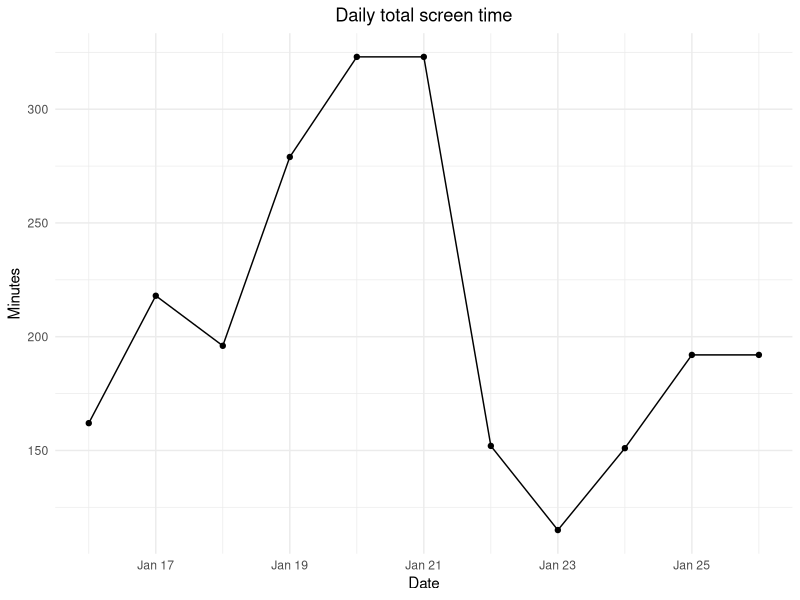
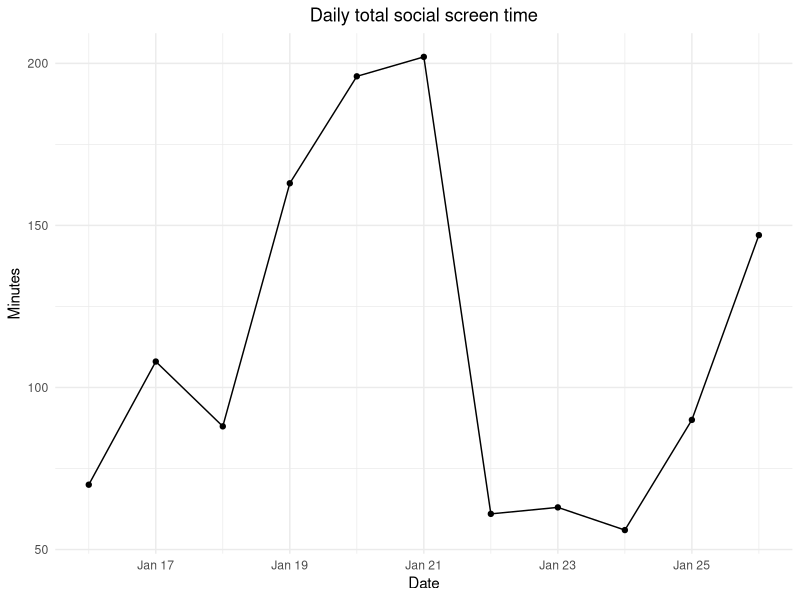
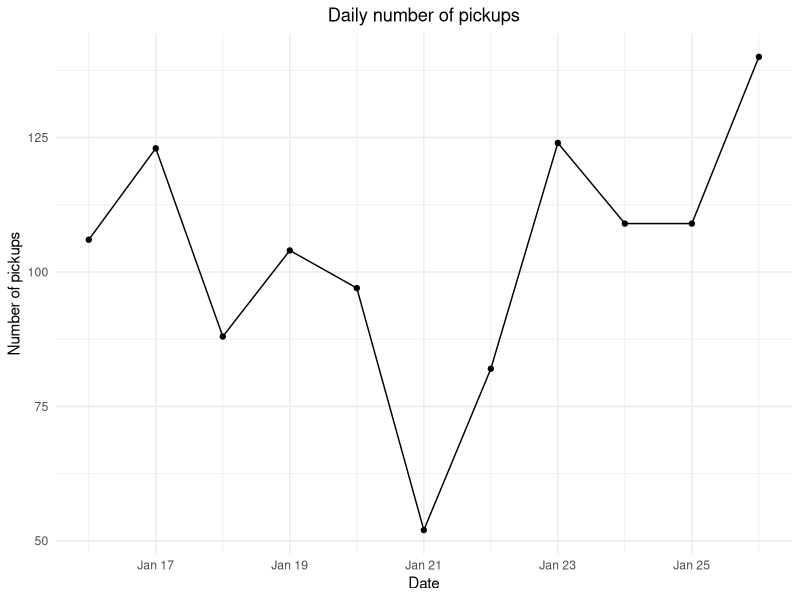
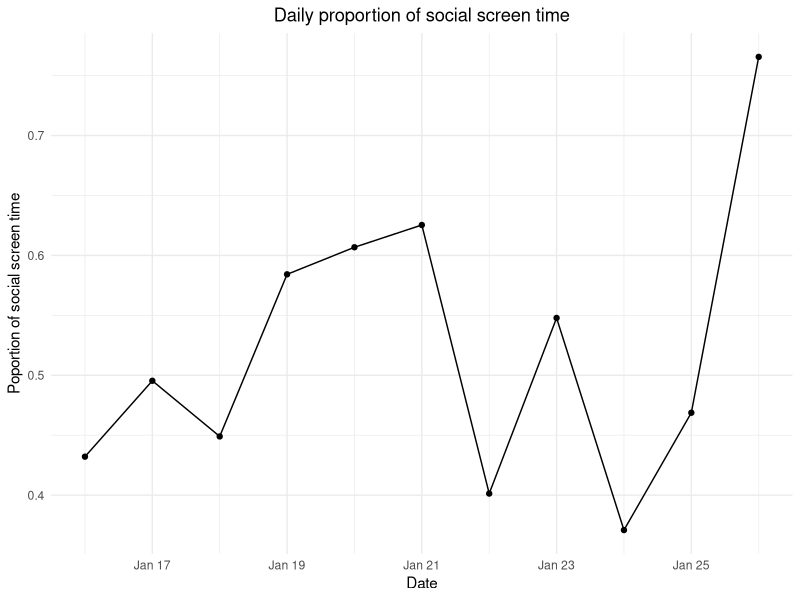
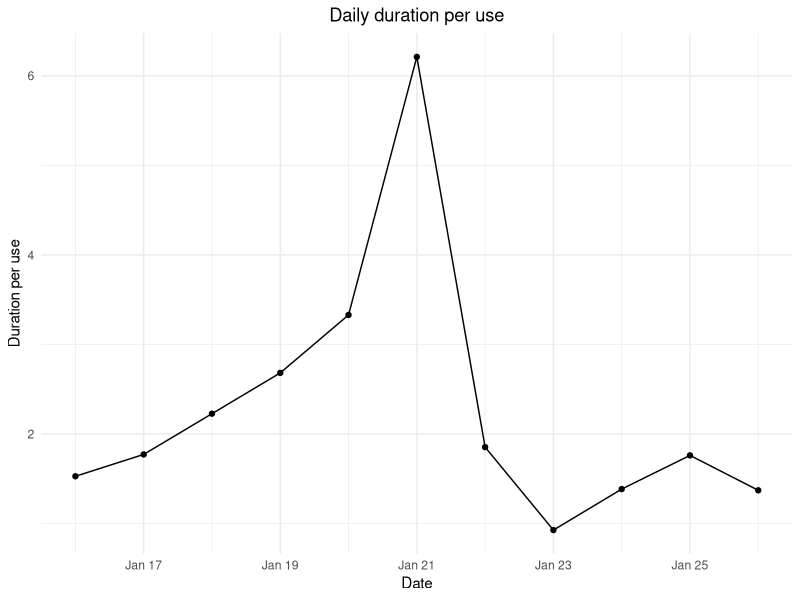
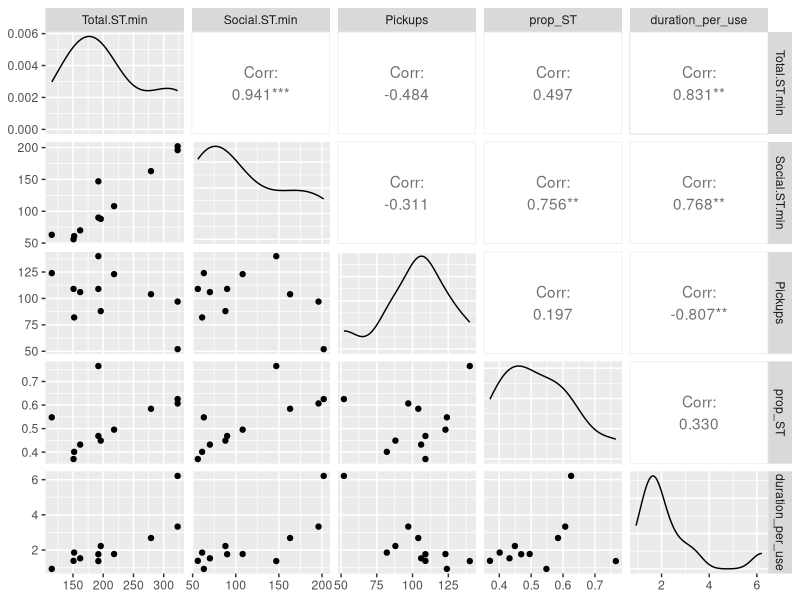
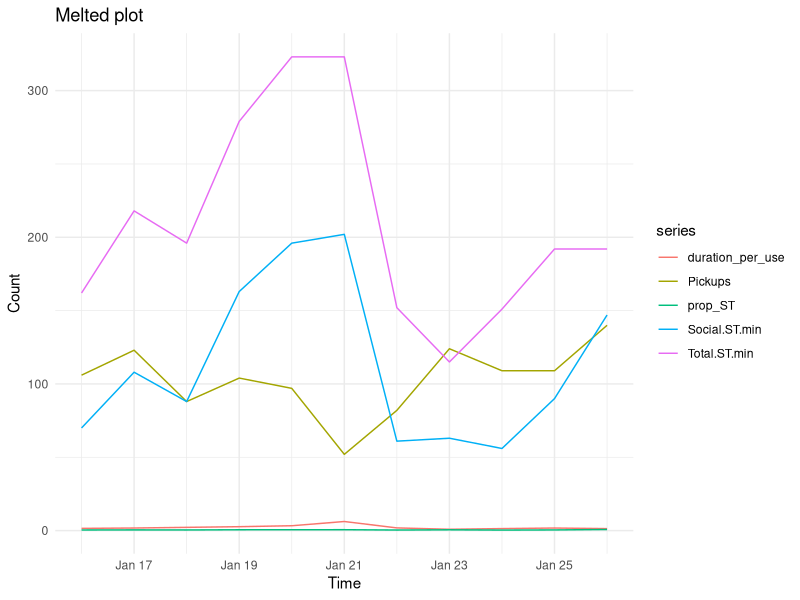
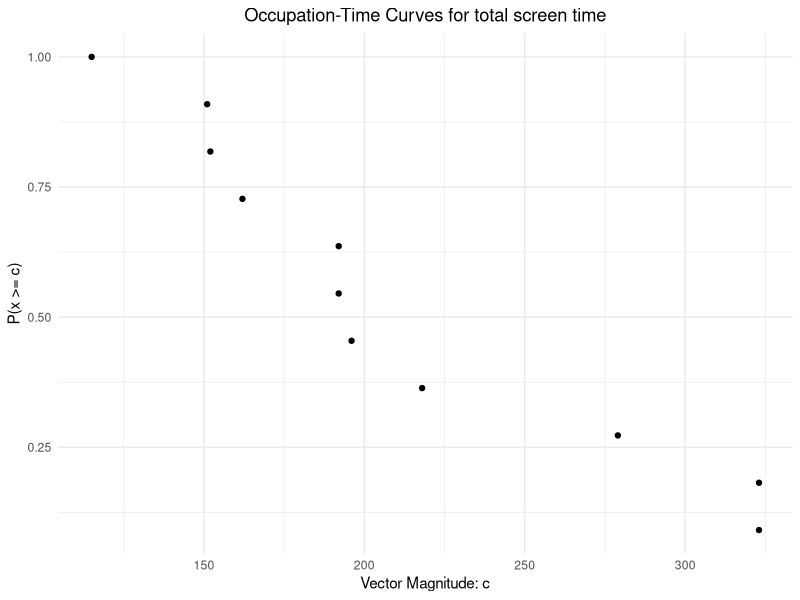

The R script that drew these images, in order:
## ---- chunk 1
knitr::opts_chunk$set(echo = TRUE)
## ---- chunk 2
setwd("/home/chenggg/BIOSTAT620")
Sys.setlocale("LC_TIME", "en_US.UTF-8")
rm(list = ls())
gc()
library(readxl)
library(dplyr)
library(ggplot2)
library(GGally)
library(lubridate)
library(reshape2)
library(tidyr)
df <- read_excel("ScreenTime.xlsx")
df <- df[c(1:11), ]
df$Pickup.1st_EST <- format(as.POSIXct(df$Pickup.1st_PST, format = "%H:%M", tz = "America/Los_Angeles"), "%H:%M", tz = "America/New_York")
## ---- chunk 3
convert_to_minutes <- function(time) {
  if (!grepl("h", time)) {
    return(as.numeric(sub("m", "", time)))
  }
  parts <- strsplit(time, "h|m")[[1]]
  as.numeric(parts[1]) * 60 + as.numeric(parts[2])
}
df$Total.ST.min <- sapply(df$Total.ST, convert_to_minutes)
df$Social.ST.min <- sapply(df$Social.ST, convert_to_minutes)
df$prop_ST <- df$Social.ST.min / df$Total.ST.min
df$duration_per_use <- df$Total.ST.min / df$Pickups
head(df[,9:10])
## ---- chunk 4
# Daily total screen time
ggplot(data = df, aes(x = Date, y = Total.ST.min)) +
  geom_line() + 
  geom_point() +  
  labs(title = "Daily total screen time",
       x = "Date",
       y = "Minutes") +
  theme_minimal() + 
  theme(plot.title = element_text(hjust = 0.5)) 

# Daily total social screen time
ggplot(data = df, aes(x = Date, y = Social.ST.min)) +
  geom_line() + 
  geom_point() +  
  labs(title = "Daily total social screen time",
       x = "Date",
       y = "Minutes") +
  theme_minimal() + 
  theme(plot.title = element_text(hjust = 0.5)) 

# Daily number of pickups
ggplot(data = df, aes(x = Date, y = Pickups)) +
  geom_line() + 
  geom_point() +  
  labs(title = "Daily number of pickups",
       x = "Date",
       y = "Number of pickups") +
  theme_minimal() + 
  theme(plot.title = element_text(hjust = 0.5)) 

# Daily proportion of social screen time
ggplot(data = df, aes(x = Date, y = prop_ST)) +
  geom_line() + 
  geom_point() +  
  labs(title = "Daily proportion of social screen time",
       x = "Date",
       y = "Poportion of social screen time") +
  theme_minimal() + 
  theme(plot.title = element_text(hjust = 0.5)) 

# Daily duration per use
ggplot(data = df, aes(x = Date, y = duration_per_use)) +
  geom_line() + 
  geom_point() +  
  labs(title = "Daily duration per use",
       x = "Date",
       y = "Duration per use") +
  theme_minimal() + 
  theme(plot.title = element_text(hjust = 0.5)) 
## ---- chunk 5
df2 <- df[,c(1,3,5,6,9,10)]
ggpairs(df2[,-1]) 

df2_long <- pivot_longer(df2, cols = -Date, names_to = "series", values_to = "occupation_time")
ggplot(data = df2_long, aes(x = Date, y = occupation_time, color = series)) +
  geom_line() +
  labs(title = "Melted plot", x = "Time", y = "Count") +
  theme_minimal()
## ---- chunk 6
# Calculate the P(x >= c) for Total.ST.min
df2 <- df2[order(df2$Total.ST.min, decreasing = TRUE),]  # Sorting by Total.ST.min
df2$Total.ST.prob <- seq_along(df2$Total.ST.min) / nrow(df2)

# Plot
ggplot(df2, aes(x = Total.ST.min, y = Total.ST.prob)) +
  geom_point() + 
  labs(x = "Vector Magnitude: c", 
       y = "P(x >= c)",
       title = "Occupation-Time Curves for total screen time") +
  theme_minimal() + 
  theme(plot.title = element_text(hjust = 0.5)) 

# Calculate the P(x >= c) for Social.ST.min
df2 <- df2[order(df2$Social.ST.min, decreasing = TRUE),]  # Sorting by Social.ST.min
df2$Social.ST.prob <- seq_along(df2$Social.ST.min) / nrow(df)

# Plot
ggplot(df2, aes(x = Social.ST.min, y = Social.ST.prob)) +
  geom_point() + 
  labs(x = "Vector Magnitude: c", 
       y = "P(x >= c)",
       title = "Occupation-Time Curves for social screen time") +
  theme_minimal() + 
  theme(plot.title = element_text(hjust = 0.5)) 

# Calculate the P(x >= c) for Pickups
df2 <- df2[order(df2$Pickups, decreasing = TRUE),]  # Sorting by Pickups
df2$Pickups.prob <- seq_along(df2$Pickups) / nrow(df)

# Plot
ggplot(df2, aes(x = Pickups, y = Pickups.prob)) +
  geom_point() + 
  labs(x = "Vector Magnitude: c", 
       y = "P(x >= c)",
       title = "Occupation-Time Curves for Number of Pickups") +
  theme_minimal() + 
  theme(plot.title = element_text(hjust = 0.5)) 

# Calculate the P(x >= c) for prop_ST
df2 <- df2[order(df2$prop_ST, decreasing = TRUE),]  # Sorting by prop_ST
df2$prop_ST.prob <- seq_along(df2$prop_ST) / nrow(df)

# Plot
ggplot(df2, aes(x = prop_ST, y = prop_ST.prob)) +
  geom_point() + 
  labs(x = "Vector Magnitude: c", 
       y = "P(x >= c)",
       title = "Occupation-Time Curves for Number of proportion of social screen time") +
  theme_minimal() + 
  theme(plot.title = element_text(hjust = 0.5))

# Calculate the P(x >= c) for prop_ST
df2 <- df2[order(df2$duration_per_use, decreasing = TRUE),]  # Sorting by duration_per_use
df2$duration_per_use.prob <- seq_along(df2$duration_per_use) / nrow(df)

# Plot
ggplot(df2, aes(x = duration_per_use, y = duration_per_use.prob)) +
  geom_point() + 
  labs(x = "Vector Magnitude: c", 
       y = "P(x >= c)",
       title = "Occupation-Time Curves for Duration per use") +
  theme_minimal() + 
  theme(plot.title = element_text(hjust = 0.5))
## ---- chunk 7
par(mfrow=c(3,2))
for(i in 2:6) {
  acf_result <- acf(df2[[i]], main = paste("ACF for series", names(df2)[i]), plot = T)
  print(paste("Autocorrelations for series:", names(df2)[i]))
  print(acf_result$acf)
  acf_result
}
## ---- chunk 8

